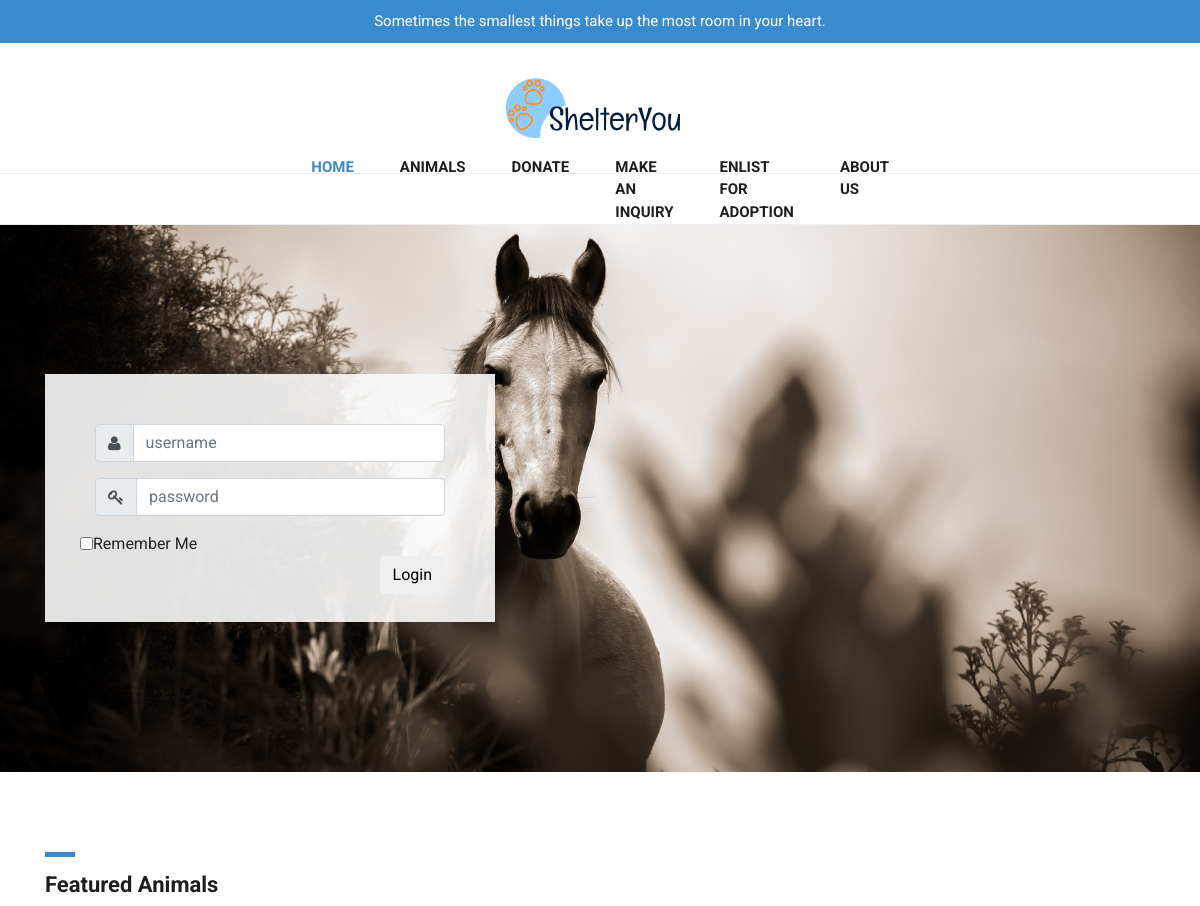
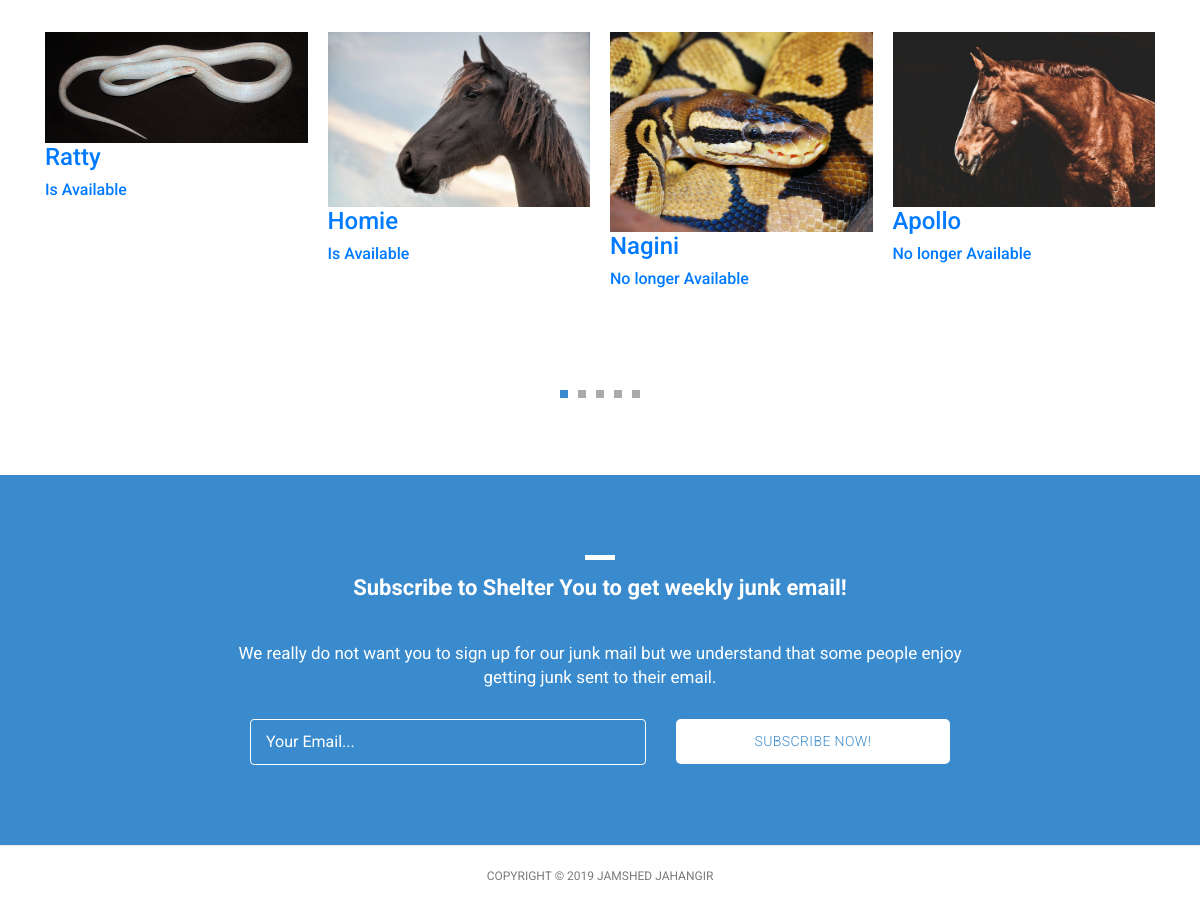
The page / on the database its author committed (2 pictures, top to bottom).
### tables this page shows
CREATE TABLE `ANIMAL` (
  `Animal_ID` int(11) NOT NULL,
  `Animal_type` varchar(20) NOT NULL,
  `Name` varchar(100) NOT NULL,
  `Age` int(11) NOT NULL,
  `Size` varchar(10) NOT NULL,
  `Breed` varchar(50) NOT NULL,
  `Color` varchar(20) NOT NULL,
  `Posted_date` datetime NOT NULL,
  `Description` varchar(1000) DEFAULT NULL,
  `Is_available` tinyint(1) NOT NULL,
  `Num_of_likes` int(11) DEFAULT NULL
);

### index.php (the view, shortened to what this page needs)
<?php
$servername = "localhost";
$username = "root";
$password = "root";
$dbname = "ANIMAL_SHELTER";
$conn = new mysqli($servername, $username, $password, $dbname);
?>
<!DOCTYPE html>
<html lang="en">
  <head>
    <link href="vendor/bootstrap/css/bootstrap.min.css" rel="stylesheet">
    <link rel="stylesheet" href="assets/css/fontawesome.css">
    <link rel="stylesheet" href="assets/css/tooplate-main.css">
    <link rel="stylesheet" href="assets/css/owl.css">
  </head>
  <body>
    <div id="pre-header">
      <div class="container">
        <div class="row">
          <div class="col-md-12">
            <span>Sometimes the smallest things take up the most room in your heart.</span>
          </div>
        </div>
      </div>
    </div>
    <nav class="navbar navbar-expand-lg navbar-dark bg-dark static-top">
      <div class="container">
        <a class="navbar-brand" href="#"><img src="assets/images/header-logo.png" alt=""></a>
        <div class="collapse navbar-collapse" id="navbarResponsive">
          <ul class="navbar-nav ml-auto">
            <li class="nav-item active">
              <a class="nav-link" href="index.php">Home
              </a>
            </li>
            <li class="nav-item">
              <a class="nav-link" href="animals.php">Animals</a>
            </li>
            <li class="nav-item">
              <a class="nav-link" href="donate_money.php">Donate</a>
            </li>
            <li class="nav-item">
              <a class="nav-link" href="make_inquiry.php">Make an Inquiry</a>
            </li>
            <li class="nav-item">
              <a class="nav-link" href="add_animal.php">Enlist for Adoption</a>
            </li>
            <li class="nav-item">
              <a class="nav-link" href="about.html">About Us</a>
            </li>
          </ul>
        </div>
      </div>
    </nav>
    <div class="banner">
      <div class="container">
        <div class="row">
          <div class="col-md-12">
            <div class="caption">
              <div class="card-body">
                <form method = "POST" action = "test.php">
                  <div class="input-group form-group">
                    <div class="input-group-prepend">
                      <span class="input-group-text"><i class="fa fa-user"></i></span>
                    </div>
                    <input type="text" class="form-control" placeholder="username" name = "username">
                  </div>
                  <div class="input-group form-group">
                    <div class="input-group-prepend">
                      <span class="input-group-text"><i class="fa fa-key"></i></span>
                    </div>
                    <input type="password" class="form-control" placeholder="password" name = "password123">
                  </div>
                  <div class="row align-items-center remember">
                    <input type="checkbox">Remember Me
                  </div>
                  <div class="form-group">
                    <input type="submit" value="Login" class="btn float-right login_btn">
                  </div>
                </form>
              </div>
            </div>
          </div>
        </div>
      </div>
    </div>
    <div class="featured-items">
      <div class="container">
        <div class="row">
          <div class="col-md-12">
            <div class="section-heading">
              <div class="line-dec"></div>
              <h1>Featured Animals</h1>
            </div>
          </div>
          <div class="col-md-12">
            <div class="owl-carousel owl-theme">
                            <?php
                            $query = "SELECT * FROM ANIMAL";
                            $i = 1;
                            if($result = $conn->query($query) )
                            {
                              while( $row = mysqli_fetch_array($result) )
                              {
                                echo '<a href="#">';
                                echo '<img src="assets/animal_pics/'.$i++.'.jpg" alt="Item 1">';
                                echo "<div>";
                                echo "<h4>".$row["Name"]."</h4>";
                                if($row[Is_available])
                                {
                                  echo "<h6>Is Available</h6>";
                                }
                                else
                                {
                                  echo "<h6>No longer Available</h6>";
                                }
                                echo "</div>";
                                echo '</a>';
                              }
                            }
                            else{
                              echo "0 results";
                            }
                             ?>
            </div>
          </div>
        </div>
      </div>
    </div>
    <div class="subscribe-form">
      <div class="container">
        <div class="row">
          <div class="col-md-12">
            <div class="section-heading">
              <div class="line-dec"></div>
              <h1>Subscribe to Shelter You to get weekly junk email!</h1>
            </div>
          </div>
          <div class="col-md-8 offset-md-2">
            <div class="main-content">
              <p>We really do not want you to sign up for our junk mail but we understand that some people enjoy getting junk sent to their email.</p>
              <div class="container">
                <form id="subscribe" action="" method="get">
                  <div class="row">
                    <div class="col-md-7">
                      <fieldset>
                        <input name="email" type="text" class="form-control" id="email"
                        onfocus="if(this.value == 'Your Email...') { this.value = ''; }"
                    	onBlur="if(this.value == '') { this.value = 'Your Email...';}"
                    	value="Your Email..." required="">
                      </fieldset>
                    </div>
                    <div class="col-md-5">
                      <fieldset>
                        <button type="submit" id="form-submit" class="button">Subscribe Now!</button>
                      </fieldset>
                    </div>
                  </div>
                </form>
              </div>
            </div>
          </div>
        </div>
      </div>
    </div>
    <div class="sub-footer">
      <div class="container">
        <div class="row">
          <div class="col-md-12">
            <div class="copyright-text">
              <p>Copyright &copy; 2019 Jamshed Jahangir</p>
            </div>
          </div>
        </div>
      </div>
    </div>
  </body>
</html>

### assets/css/tooplate-main.css (style rules this page uses)
body { font-family: 'Roboto', sans-serif; transition: all 0.5s; }
p { margin-bottom: 0px; font-size: 14px; color: #4a4a4a; line-height: 24px; }
a { text-decoration: none!important; }
.copyright-text { text-transform: uppercase; }
.section-heading { margin-top: 80px; margin-bottom: 40px; }
.section-heading .line-dec { width: 30px; height: 5px; background-color: #3a8bcd; }
.section-heading h1 { font-size: 22px; font-weight: 700; color: #1e1e1e; margin-top: 15px; }
#pre-header { background-color: #3a8bcd; text-align: center; }
#pre-header span { color: #fff; font-size: 15px; padding: 10px 0px; display: inline-block; }
.navbar .navbar-brand { text-align: center; width: 100%; position: relative; padding: 25px 0px; }
.bg-dark { background-color: #fff!important; border-bottom: 1px solid #eee; }
#navbarResponsive { z-index: 999; position: absolute; left: 50%; top: 105px; transform: translateX(-50%); }
.navbar-dark .navbar-nav .nav-item { margin: 0px 15px; }
.navbar-dark .navbar-nav .nav-link { text-transform: uppercase; font-size: 15px; font-weight: 700; color: #1e1e1e; transition: all 0.5s; }
.navbar-dark .navbar-nav .nav-link:hover, .navbar-dark .navbar-nav .active>.nav-link, .navbar-dark .navbar-nav .nav-link.active, .navbar-dark .navbar-nav .nav-link.show, .navbar-dark .navbar-nav .show>.nav-link { color: #3a8bcd; }
.navbar:after { width: 100%; height: 1px; background-color: #eee; content: ''; position: absolute; left: 0; bottom: -52px; }
.banner { margin-top: 50px; background-image: url(../images/banner-bg.jpg); background-size: cover; background-repeat: no-repeat; padding: 150px 0px; background-position: center center; }
.banner .caption { background-color: rgba(250,250,250,0.9); padding: 30px; max-width: 450px; }
.featured-items { margin-bottom: 70px; }
.subscribe-form { background-color: #3a8bcd; padding: 80px 0px; text-align: center; }
.subscribe-form .section-heading { margin-top: 0px; }
.subscribe-form .section-heading h1 { color: #fff; }
.subscribe-form .section-heading .line-dec { background-color: #fff; margin: 0 auto; }
.subscribe-form .main-content p { font-size: 17px; color: #fff; margin-bottom: 30px; }
.subscribe-form .main-content form { color: #fff; display: inline; }
.subscribe-form .main-content form input { display: inline; }
.subscribe-form .main-content form input { width: 100%; height: 46px; border: 1px solid #fff; background-color: transparent; padding-left: 15px; color: #fff; outline: none; }
.subscribe-form .main-content form button { width: 100%; height: 45px; cursor: pointer; background-color: #fff; outline: none; border-radius: 5px; padding: 10px 15px; display: inline-block; color: #3a8bcd; font-size: 14px; text-transform: uppercase; font-weight: 300; letter-spacing: 0.4px; text-decoration: none; transition: all 0.5s; box-shadow: none; border: none; }
.sub-footer { border-top: 1px solid #eee; text-align: center; }
.sub-footer p { font-size: 12px; color: #7a7a7a; line-height: 60px; }

### rows shown on the page
animal: shows a picture, Name "Ratty", Is_available "Is Available"
animal: shows a picture, Name "Homie", Is_available "Is Available"
animal: shows a picture, Name "Nagini", Is_available "No longer Available"
animal: shows a picture, Name "Apollo", Is_available "No longer Available"
